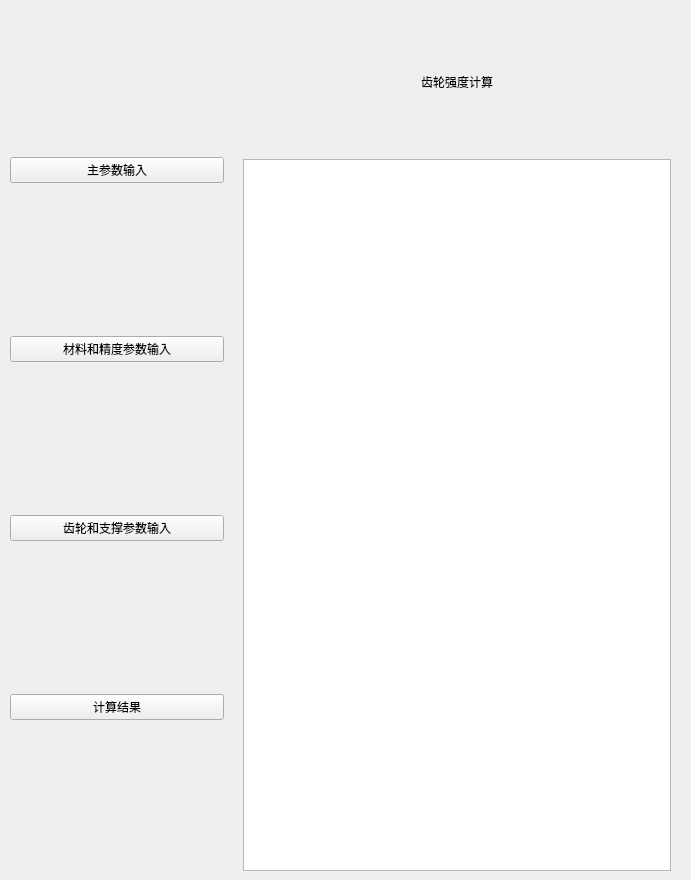
<?xml version="1.0" encoding="UTF-8"?>
<ui version="4.0">
 <class>Form</class>
 <widget class="QWidget" name="Form">
  <property name="geometry">
   <rect>
    <x>0</x>
    <y>0</y>
    <width>691</width>
    <height>880</height>
   </rect>
  </property>
  <property name="windowTitle">
   <string>Form</string>
  </property>
  <widget class="QWidget" name="layoutWidget">
   <property name="geometry">
    <rect>
     <x>10</x>
     <y>10</y>
     <width>661</width>
     <height>861</height>
    </rect>
   </property>
   <layout class="QHBoxLayout" name="horizontalLayout" stretch="10,0,20">
    <item>
     <layout class="QGridLayout" name="gridLayout_2">
      <item row="2" column="0">
       <widget class="QPushButton" name="pushButton_3">
        <property name="text">
         <string>齿轮和支撑参数输入</string>
        </property>
       </widget>
      </item>
      <item row="0" column="0">
       <widget class="QPushButton" name="pushButton">
        <property name="text">
         <string>主参数输入</string>
        </property>
       </widget>
      </item>
      <item row="1" column="0">
       <widget class="QPushButton" name="pushButton_2">
        <property name="text">
         <string>材料和精度参数输入</string>
        </property>
       </widget>
      </item>
      <item row="3" column="0">
       <widget class="QPushButton" name="pushButton_4">
        <property name="text">
         <string>计算结果</string>
        </property>
       </widget>
      </item>
     </layout>
    </item>
    <item>
     <widget class="QLabel" name="label_2">
      <property name="text">
       <string/>
      </property>
     </widget>
    </item>
    <item>
     <layout class="QGridLayout" name="gridLayout" rowstretch="2,10">
      <item row="1" column="1">
       <widget class="QPlainTextEdit" name="plainTextEdit"/>
      </item>
      <item row="0" column="1" alignment="Qt::AlignHCenter">
       <widget class="QLabel" name="label">
        <property name="styleSheet">
         <string notr="true">font: 25 12pt &quot;Adobe 宋体 Std L&quot;;
font: 22pt &quot;Adobe 黑体 Std R&quot;;</string>
        </property>
        <property name="text">
         <string>齿轮强度计算</string>
        </property>
       </widget>
      </item>
     </layout>
    </item>
   </layout>
  </widget>
 </widget>
 <resources/>
 <connections>
  <connection>
   <sender>pushButton</sender>
   <signal>clicked()</signal>
   <receiver>Form</receiver>
   <slot>childShow()</slot>
   <hints>
    <hint type="sourcelabel">
     <x>89</x>
     <y>174</y>
    </hint>
    <hint type="destinationlabel">
     <x>181</x>
     <y>-4</y>
    </hint>
   </hints>
  </connection>
 </connections>
 <slots>
  <slot>childShow()</slot>
  <slot>childShow2()</slot>
  <slot>childShow3()</slot>
 </slots>
</ui>
